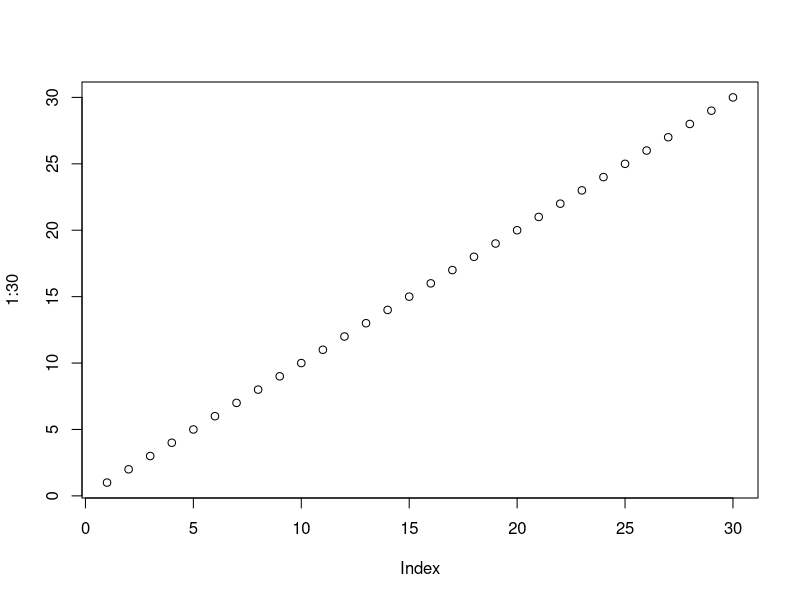
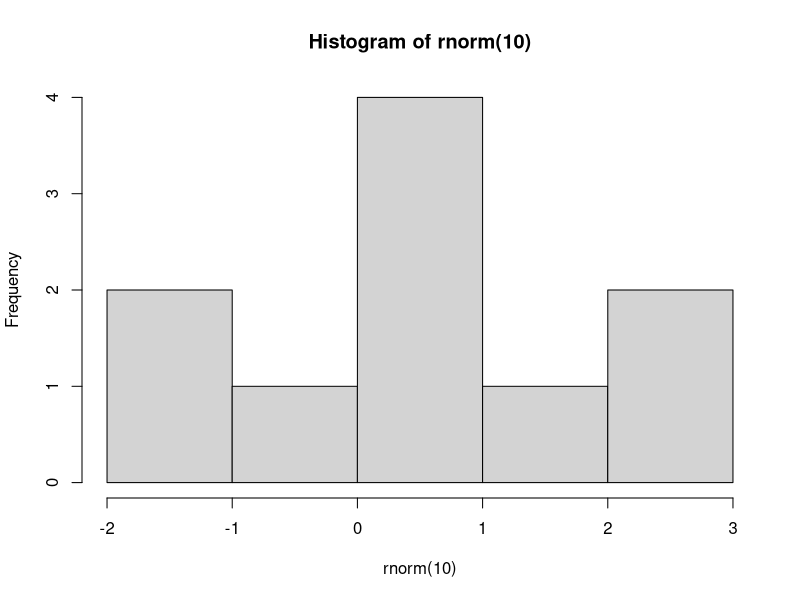
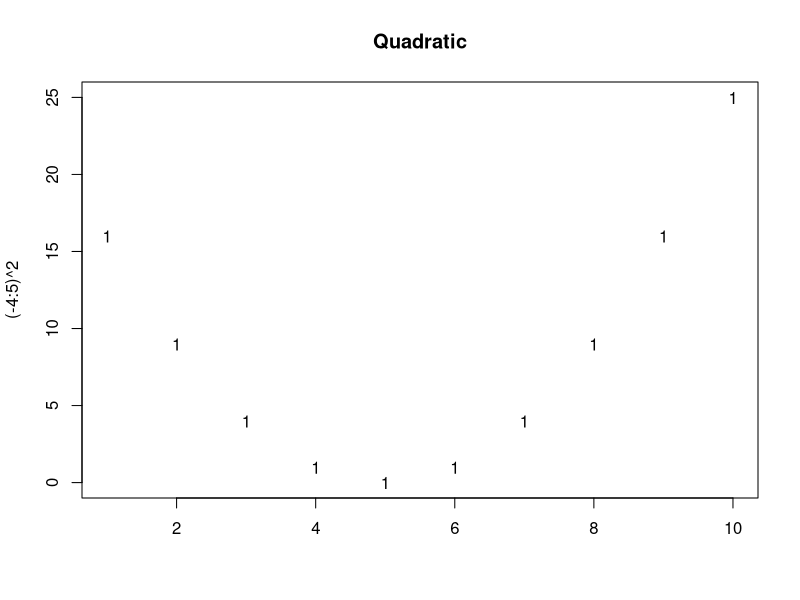
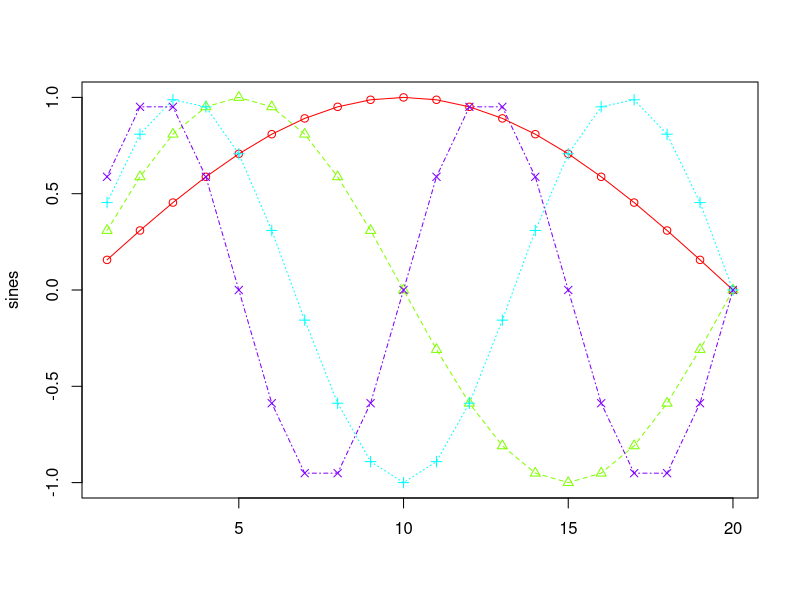
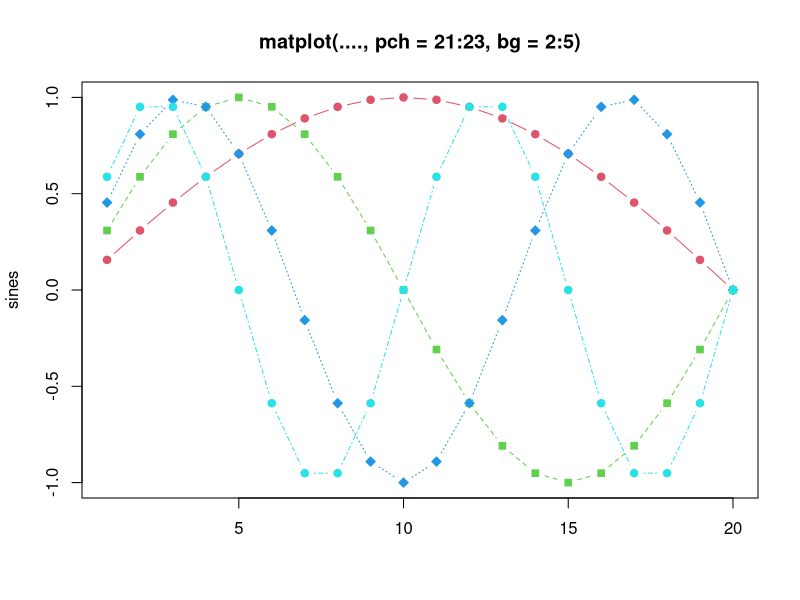
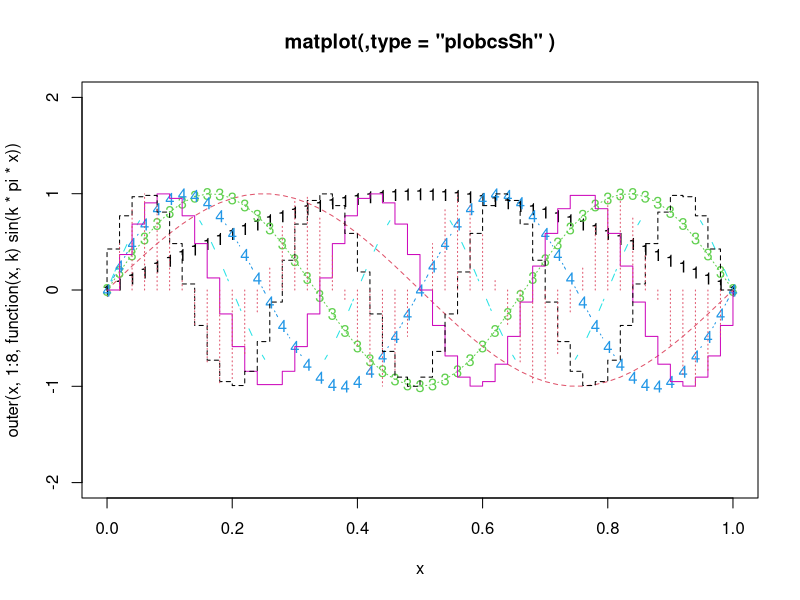
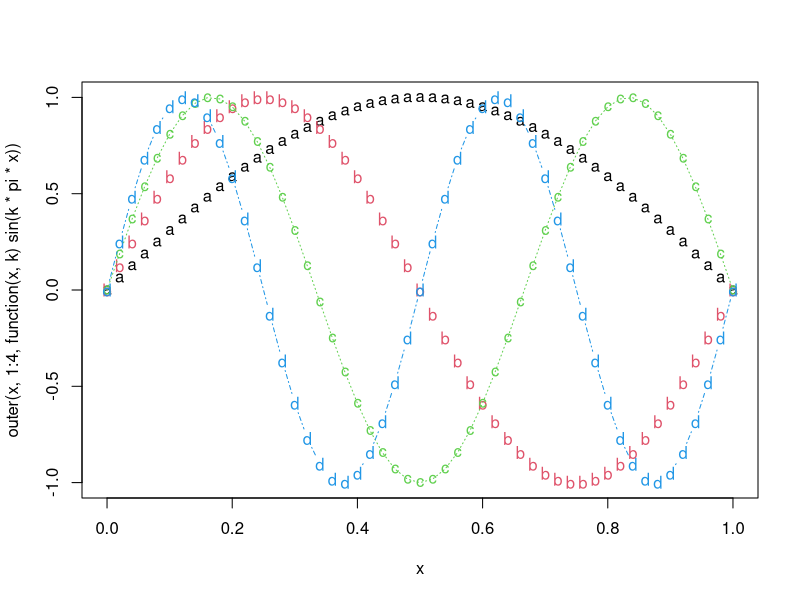
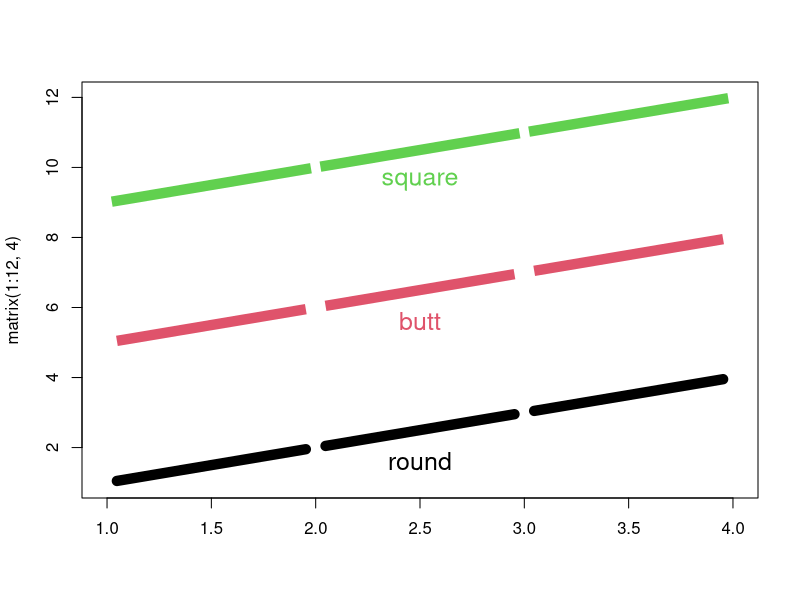

The R script that drew these images, in order:
#Nome dos contributors
contributors()

sessionInfo()

print('Ola RRRRR')

plot(1:30)

hist(rnorm(10))

install.packages('randomForest')

install.packages('randomForest')

install.packages('ggplot2')

#carrega pacote na area de trabalho
library(ggplot2)

# remove pacote da area de trabalho
detach(package:ggplot2)

help(mean)
?mean

# se nao souber nome da funcao
help.search('randomForest')
help.search('matPLot')
??matPlot
RSiteSearch('matPlot')
example('matplot')